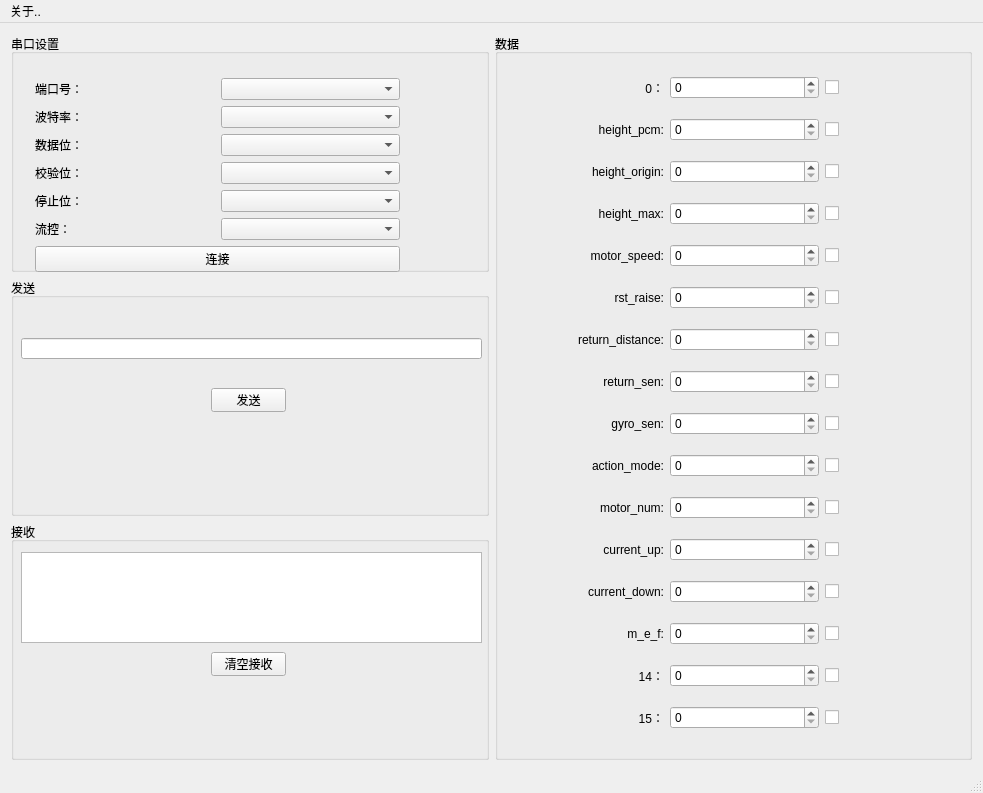
<?xml version="1.0" encoding="UTF-8"?>
<ui version="4.0">
 <class>CentralWidget</class>
 <widget class="QMainWindow" name="CentralWidget">
  <property name="geometry">
   <rect>
    <x>0</x>
    <y>0</y>
    <width>983</width>
    <height>793</height>
   </rect>
  </property>
  <property name="windowTitle">
   <string>MainWindow</string>
  </property>
  <widget class="QWidget" name="centralWidget">
   <layout class="QGridLayout" name="gridLayout_2">
    <item row="1" column="1">
     <layout class="QVBoxLayout" name="verticalLayout">
      <item>
       <widget class="QGroupBox" name="gb_ComSettings">
        <property name="title">
         <string>串口设置</string>
        </property>
        <widget class="QWidget" name="verticalLayoutWidget">
         <property name="geometry">
          <rect>
           <x>9</x>
           <y>19</y>
           <width>391</width>
           <height>230</height>
          </rect>
         </property>
         <layout class="QVBoxLayout" name="verticalLayout_2">
          <property name="leftMargin">
           <number>15</number>
          </property>
          <property name="topMargin">
           <number>25</number>
          </property>
          <item>
           <layout class="QHBoxLayout" name="horizontalLayout">
            <item>
             <widget class="QLabel" name="label">
              <property name="text">
               <string>端口号：</string>
              </property>
             </widget>
            </item>
            <item>
             <widget class="QComboBox" name="cb_serialPorts"/>
            </item>
           </layout>
          </item>
          <item>
           <layout class="QHBoxLayout" name="horizontalLayout_4">
            <item>
             <widget class="QLabel" name="label_2">
              <property name="text">
               <string>波特率：</string>
              </property>
             </widget>
            </item>
            <item>
             <widget class="QComboBox" name="cb_baudrate"/>
            </item>
           </layout>
          </item>
          <item>
           <layout class="QHBoxLayout" name="horizontalLayout_8">
            <item>
             <widget class="QLabel" name="label_3">
              <property name="text">
               <string>数据位：</string>
              </property>
             </widget>
            </item>
            <item>
             <widget class="QComboBox" name="cb_databits"/>
            </item>
           </layout>
          </item>
          <item>
           <layout class="QHBoxLayout" name="horizontalLayout_7">
            <item>
             <widget class="QLabel" name="label_4">
              <property name="text">
               <string>校验位：</string>
              </property>
             </widget>
            </item>
            <item>
             <widget class="QComboBox" name="cb_parity"/>
            </item>
           </layout>
          </item>
          <item>
           <layout class="QHBoxLayout" name="horizontalLayout_6">
            <item>
             <widget class="QLabel" name="label_5">
              <property name="text">
               <string>停止位：</string>
              </property>
             </widget>
            </item>
            <item>
             <widget class="QComboBox" name="cb_stopBits"/>
            </item>
           </layout>
          </item>
          <item>
           <layout class="QHBoxLayout" name="horizontalLayout_5">
            <item>
             <widget class="QLabel" name="label_6">
              <property name="text">
               <string>流控：</string>
              </property>
             </widget>
            </item>
            <item>
             <widget class="QComboBox" name="cb_flowControl"/>
            </item>
           </layout>
          </item>
          <item>
           <widget class="QPushButton" name="btn_connect">
            <property name="text">
             <string>连接</string>
            </property>
           </widget>
          </item>
         </layout>
        </widget>
       </widget>
      </item>
      <item>
       <widget class="QGroupBox" name="gb_send">
        <property name="title">
         <string>发送</string>
        </property>
        <widget class="QPushButton" name="btn_send">
         <property name="geometry">
          <rect>
           <x>200</x>
           <y>110</y>
           <width>75</width>
           <height>24</height>
          </rect>
         </property>
         <property name="text">
          <string>发送</string>
         </property>
        </widget>
        <widget class="QLineEdit" name="lineEdit_send">
         <property name="geometry">
          <rect>
           <x>10</x>
           <y>60</y>
           <width>461</width>
           <height>21</height>
          </rect>
         </property>
        </widget>
       </widget>
      </item>
      <item>
       <widget class="QGroupBox" name="gb_receive">
        <property name="title">
         <string>接收</string>
        </property>
        <widget class="QPushButton" name="btn_clrReceive">
         <property name="geometry">
          <rect>
           <x>200</x>
           <y>130</y>
           <width>75</width>
           <height>24</height>
          </rect>
         </property>
         <property name="text">
          <string>清空接收</string>
         </property>
        </widget>
        <widget class="QTextBrowser" name="textBrowser_receive">
         <property name="geometry">
          <rect>
           <x>10</x>
           <y>30</y>
           <width>461</width>
           <height>91</height>
          </rect>
         </property>
        </widget>
       </widget>
      </item>
     </layout>
    </item>
    <item row="1" column="2">
     <layout class="QVBoxLayout" name="verticalLayout_3">
      <item>
       <widget class="QGroupBox" name="groupBox">
        <property name="title">
         <string>数据</string>
        </property>
        <widget class="QWidget" name="verticalLayoutWidget_2">
         <property name="geometry">
          <rect>
           <x>9</x>
           <y>19</y>
           <width>481</width>
           <height>711</height>
          </rect>
         </property>
         <layout class="QVBoxLayout" name="verticalLayout_4">
          <property name="topMargin">
           <number>10</number>
          </property>
          <item>
           <layout class="QHBoxLayout" name="horizontalLayout_22">
            <item>
             <widget class="QLabel" name="label_20">
              <property name="text">
               <string>0：</string>
              </property>
              <property name="alignment">
               <set>Qt::AlignRight|Qt::AlignTrailing|Qt::AlignVCenter</set>
              </property>
             </widget>
            </item>
            <item>
             <widget class="QSpinBox" name="spinBox_3"/>
            </item>
            <item>
             <widget class="QCheckBox" name="checkBox_3">
              <property name="text">
               <string/>
              </property>
             </widget>
            </item>
           </layout>
          </item>
          <item>
           <layout class="QHBoxLayout" name="horizontalLayout_21">
            <item>
             <widget class="QLabel" name="label_19">
              <property name="text">
               <string>height_pcm:</string>
              </property>
              <property name="alignment">
               <set>Qt::AlignRight|Qt::AlignTrailing|Qt::AlignVCenter</set>
              </property>
             </widget>
            </item>
            <item>
             <widget class="QSpinBox" name="sb_data1"/>
            </item>
            <item>
             <widget class="QCheckBox" name="chk_data1">
              <property name="text">
               <string/>
              </property>
             </widget>
            </item>
           </layout>
          </item>
          <item>
           <layout class="QHBoxLayout" name="horizontalLayout_20">
            <item>
             <widget class="QLabel" name="label_18">
              <property name="text">
               <string>height_origin:</string>
              </property>
              <property name="alignment">
               <set>Qt::AlignRight|Qt::AlignTrailing|Qt::AlignVCenter</set>
              </property>
             </widget>
            </item>
            <item>
             <widget class="QSpinBox" name="spinBox_5"/>
            </item>
            <item>
             <widget class="QCheckBox" name="checkBox_5">
              <property name="text">
               <string/>
              </property>
             </widget>
            </item>
           </layout>
          </item>
          <item>
           <layout class="QHBoxLayout" name="horizontalLayout_19">
            <item>
             <widget class="QLabel" name="label_17">
              <property name="text">
               <string>height_max:</string>
              </property>
              <property name="alignment">
               <set>Qt::AlignRight|Qt::AlignTrailing|Qt::AlignVCenter</set>
              </property>
             </widget>
            </item>
            <item>
             <widget class="QSpinBox" name="spinBox_6"/>
            </item>
            <item>
             <widget class="QCheckBox" name="checkBox_6">
              <property name="text">
               <string/>
              </property>
             </widget>
            </item>
           </layout>
          </item>
          <item>
           <layout class="QHBoxLayout" name="horizontalLayout_18">
            <item>
             <widget class="QLabel" name="label_16">
              <property name="text">
               <string>motor_speed:</string>
              </property>
              <property name="alignment">
               <set>Qt::AlignRight|Qt::AlignTrailing|Qt::AlignVCenter</set>
              </property>
             </widget>
            </item>
            <item>
             <widget class="QSpinBox" name="spinBox_7"/>
            </item>
            <item>
             <widget class="QCheckBox" name="checkBox_7">
              <property name="text">
               <string/>
              </property>
             </widget>
            </item>
           </layout>
          </item>
          <item>
           <layout class="QHBoxLayout" name="horizontalLayout_17">
            <item>
             <widget class="QLabel" name="label_15">
              <property name="text">
               <string>rst_raise:</string>
              </property>
              <property name="alignment">
               <set>Qt::AlignRight|Qt::AlignTrailing|Qt::AlignVCenter</set>
              </property>
             </widget>
            </item>
            <item>
             <widget class="QSpinBox" name="spinBox_8"/>
            </item>
            <item>
             <widget class="QCheckBox" name="checkBox_8">
              <property name="text">
               <string/>
              </property>
             </widget>
            </item>
           </layout>
          </item>
          <item>
           <layout class="QHBoxLayout" name="horizontalLayout_16">
            <item>
             <widget class="QLabel" name="label_14">
              <property name="text">
               <string>return_distance:</string>
              </property>
              <property name="alignment">
               <set>Qt::AlignRight|Qt::AlignTrailing|Qt::AlignVCenter</set>
              </property>
             </widget>
            </item>
            <item>
             <widget class="QSpinBox" name="spinBox_9"/>
            </item>
            <item>
             <widget class="QCheckBox" name="checkBox_9">
              <property name="text">
               <string/>
              </property>
             </widget>
            </item>
           </layout>
          </item>
          <item>
           <layout class="QHBoxLayout" name="horizontalLayout_15">
            <item>
             <widget class="QLabel" name="label_13">
              <property name="text">
               <string>return_sen:</string>
              </property>
              <property name="alignment">
               <set>Qt::AlignRight|Qt::AlignTrailing|Qt::AlignVCenter</set>
              </property>
             </widget>
            </item>
            <item>
             <widget class="QSpinBox" name="spinBox_10"/>
            </item>
            <item>
             <widget class="QCheckBox" name="checkBox_10">
              <property name="text">
               <string/>
              </property>
             </widget>
            </item>
           </layout>
          </item>
          <item>
           <layout class="QHBoxLayout" name="horizontalLayout_14">
            <item>
             <widget class="QLabel" name="label_12">
              <property name="text">
               <string>gyro_sen:</string>
              </property>
              <property name="alignment">
               <set>Qt::AlignRight|Qt::AlignTrailing|Qt::AlignVCenter</set>
              </property>
             </widget>
            </item>
            <item>
             <widget class="QSpinBox" name="spinBox_11"/>
            </item>
            <item>
             <widget class="QCheckBox" name="checkBox_11">
              <property name="text">
               <string/>
              </property>
             </widget>
            </item>
           </layout>
          </item>
          <item>
           <layout class="QHBoxLayout" name="horizontalLayout_13">
            <item>
             <widget class="QLabel" name="label_11">
              <property name="text">
               <string>action_mode:</string>
              </property>
              <property name="alignment">
               <set>Qt::AlignRight|Qt::AlignTrailing|Qt::AlignVCenter</set>
              </property>
             </widget>
            </item>
            <item>
             <widget class="QSpinBox" name="spinBox_12"/>
            </item>
            <item>
             <widget class="QCheckBox" name="checkBox_12">
              <property name="text">
               <string/>
              </property>
             </widget>
            </item>
           </layout>
          </item>
          <item>
           <layout class="QHBoxLayout" name="horizontalLayout_12">
            <item>
             <widget class="QLabel" name="label_10">
              <property name="text">
               <string>motor_num:</string>
              </property>
              <property name="alignment">
               <set>Qt::AlignRight|Qt::AlignTrailing|Qt::AlignVCenter</set>
              </property>
             </widget>
            </item>
            <item>
             <widget class="QSpinBox" name="spinBox_13"/>
            </item>
            <item>
             <widget class="QCheckBox" name="checkBox_13">
              <property name="text">
               <string/>
              </property>
             </widget>
            </item>
           </layout>
          </item>
          <item>
           <layout class="QHBoxLayout" name="horizontalLayout_11">
            <item>
             <widget class="QLabel" name="label_9">
              <property name="text">
               <string>current_up:</string>
              </property>
              <property name="alignment">
               <set>Qt::AlignRight|Qt::AlignTrailing|Qt::AlignVCenter</set>
              </property>
             </widget>
            </item>
            <item>
             <widget class="QSpinBox" name="spinBox_14"/>
            </item>
            <item>
             <widget class="QCheckBox" name="checkBox_14">
              <property name="text">
               <string/>
              </property>
             </widget>
            </item>
           </layout>
          </item>
          <item>
           <layout class="QHBoxLayout" name="horizontalLayout_10">
            <item>
             <widget class="QLabel" name="label_8">
              <property name="text">
               <string>current_down:</string>
              </property>
              <property name="alignment">
               <set>Qt::AlignRight|Qt::AlignTrailing|Qt::AlignVCenter</set>
              </property>
             </widget>
            </item>
            <item>
             <widget class="QSpinBox" name="spinBox_15"/>
            </item>
            <item>
             <widget class="QCheckBox" name="checkBox_15">
              <property name="text">
               <string/>
              </property>
             </widget>
            </item>
           </layout>
          </item>
          <item>
           <layout class="QHBoxLayout" name="horizontalLayout_3">
            <item>
             <widget class="QLabel" name="label_7">
              <property name="text">
               <string>m_e_f:</string>
              </property>
              <property name="alignment">
               <set>Qt::AlignRight|Qt::AlignTrailing|Qt::AlignVCenter</set>
              </property>
             </widget>
            </item>
            <item>
             <widget class="QSpinBox" name="spinBox_16"/>
            </item>
            <item>
             <widget class="QCheckBox" name="checkBox_16">
              <property name="text">
               <string/>
              </property>
             </widget>
            </item>
           </layout>
          </item>
          <item>
           <layout class="QHBoxLayout" name="horizontalLayout_9">
            <item>
             <widget class="QLabel" name="label_22">
              <property name="text">
               <string>14：</string>
              </property>
              <property name="alignment">
               <set>Qt::AlignRight|Qt::AlignTrailing|Qt::AlignVCenter</set>
              </property>
             </widget>
            </item>
            <item>
             <widget class="QSpinBox" name="spinBox"/>
            </item>
            <item>
             <widget class="QCheckBox" name="checkBox">
              <property name="text">
               <string/>
              </property>
             </widget>
            </item>
           </layout>
          </item>
          <item>
           <layout class="QHBoxLayout" name="horizontalLayout_23">
            <item>
             <widget class="QLabel" name="label_21">
              <property name="text">
               <string>15：</string>
              </property>
              <property name="alignment">
               <set>Qt::AlignRight|Qt::AlignTrailing|Qt::AlignVCenter</set>
              </property>
             </widget>
            </item>
            <item>
             <widget class="QSpinBox" name="spinBox_2"/>
            </item>
            <item>
             <widget class="QCheckBox" name="checkBox_2">
              <property name="text">
               <string/>
              </property>
             </widget>
            </item>
           </layout>
          </item>
         </layout>
        </widget>
       </widget>
      </item>
     </layout>
    </item>
   </layout>
  </widget>
  <widget class="QMenuBar" name="menuBar">
   <property name="geometry">
    <rect>
     <x>0</x>
     <y>0</y>
     <width>983</width>
     <height>22</height>
    </rect>
   </property>
   <widget class="QMenu" name="menuTest">
    <property name="title">
     <string>关于..</string>
    </property>
    <addaction name="actionTest"/>
    <addaction name="separator"/>
   </widget>
   <addaction name="menuTest"/>
  </widget>
  <widget class="QStatusBar" name="statusBar"/>
  <action name="actionTest">
   <property name="text">
    <string>About TableHelper</string>
   </property>
  </action>
  <action name="actionTest_2">
   <property name="checkable">
    <bool>true</bool>
   </property>
   <property name="checked">
    <bool>true</bool>
   </property>
   <property name="text">
    <string>Test</string>
   </property>
  </action>
  <action name="actionTest_3">
   <property name="checkable">
    <bool>true</bool>
   </property>
   <property name="text">
    <string>Test</string>
   </property>
  </action>
  <action name="actionTest3">
   <property name="text">
    <string>Test3</string>
   </property>
  </action>
  <action name="actionTest3_2">
   <property name="text">
    <string>Test3</string>
   </property>
  </action>
 </widget>
 <layoutdefault spacing="6" margin="11"/>
 <resources/>
 <connections/>
</ui>
